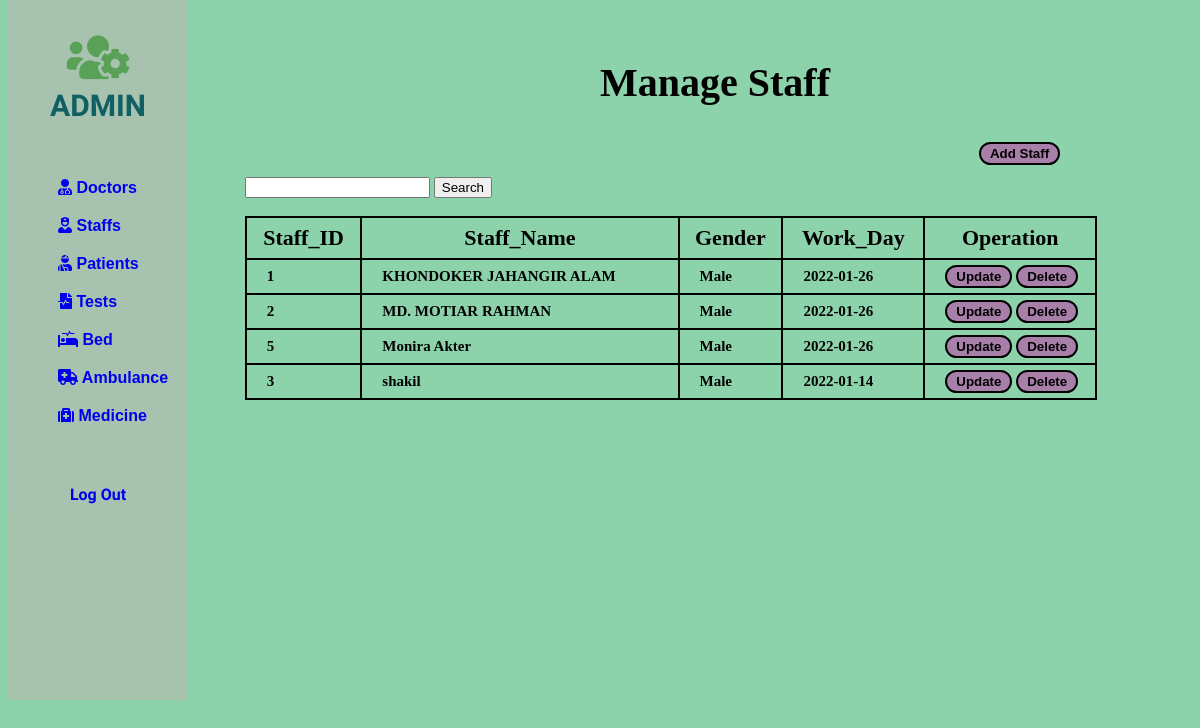
Page /php/staff/search.php on the committed database.
### tables this page shows
CREATE TABLE IF NOT EXISTS `staff` (
  `S_ID` int(11) NOT NULL,
  `S_Name` varchar(225) NOT NULL,
  `Gender` enum('Male','Female','Others') NOT NULL,
  `Work_Day` date NOT NULL,
  `T_ID` int(11) DEFAULT NULL,
  PRIMARY KEY (`S_ID`),
  UNIQUE KEY `S_ID` (`S_ID`)
);

### php/staff/search.php (the view, shortened to what this page needs)
<!DOCTYPE html>
<html lang="en">
<head>
    <link rel="stylesheet" href="https://use.fontawesome.com/releases/v5.15.4/css/all.css">
</head>
<body>
    <div class="slidebar">
        <header>
            <span>
                <i class="fas fa-users-cog"></i><br>
            </span>
            ADMIN
        </header>
        <ul>
            <li>
                <a href="/php/Doctor/doctor.php"><i class="fas fa-user-md"></i> Doctors</a>
            </li>
            <li>
                <a href="/php/staff/staff.php"><i class="fas fa-user-nurse"></i> Staffs</a>
            </li>
            <li>
                <a href="/php/patient/patient.php"><i class="fas fa-user-injured"></i> Patients</a>
            </li>
            <li>
                <a href="/php/test/test.php"><i class="fas fa-file-medical-alt"></i> Tests</a>
            </li>
            <li>
                <a href="/php/bed/bed.php"><i class="fas fa-procedures"></i> Bed</a>
            </li>
            <li>
                <a href="/php/Ambulence/ambulence.php"><i class="fas fa-ambulance"></i> Ambulance</a>
            </li>
            <li>
                <a href="/php/medicine/medicine.php"><i class="fas fa-medkit"></i> Medicine</a>
            </li>
        </ul>
        <div>
            <a style="text-decoration: none;" href="/php/index.php">
                <div class="logout">
                    Log Out
                </div>
            </a>
        </div>
    </div>
    <div class="container">
        <div class="row">
            <div style="margin-left: 50%; margin-top: 5%;">
                <h2>Manage <b>Staff</b></h2>
            </div>
            <div style="margin-left: 82%; margin-top: 3%;">
                <button><a href="/php/staff/add-staff.php">Add Staff</a></button>
            </div>
        </div>
    </div>
    <div class="card-body">
        <div style="margin-left: 20%; margin-top: 1%;">
           <form method="post" action="search.php">
                <input type="text" name="search" required />
                <input type="submit" value="Search" />
            </form>
            <br>
            <table id="dataTable" width="90%" cellspacing="10">
                <thead>
                    <tr>
                        <th> Staff_ID </th>
                        <th> Staff_Name </th>
                        <th> Gender </th>
                        <th> Work_Day </th>
                        <th> Operation </th>
                    </tr>
                </thead>
                <tbody>
                    <?php
                     $search = $_POST['search'];
                    include 'db_conn.php';
                    $sql = "select * from staff where S_ID like '%$search%' OR S_Name like '%$search%'  OR Gender like '%$search%'  OR Work_Day like '%$search%'";
                    $query = mysqli_query($conn, $sql);
                    while ($Patient_data = mysqli_fetch_array($query)) {
                    ?>
                        <tr>
                            <td><b><?php echo $Patient_data['S_ID'];  ?></b></td>
                            <td><?php echo $Patient_data['S_Name'];  ?></td>
                            <td><?php echo $Patient_data['Gender'];  ?></td>
                            <td><?php echo $Patient_data['Work_Day'];  ?></td>
                            <td style="width: 140px;">
                                <button> <a href="/php/staff/add-staff.php?S_ID=<?php echo $Patient_data['S_ID'];  ?>" class="btn btn-success"><b>Update</b></a></button>
                                <button><a href="/php/staff/Delete.php?S_ID=<?php echo $Patient_data['S_ID']; ?>" class="btn btn-danger"><b>Delete</b></a></button>
                            </td>
                        </tr>
                    <?php
                    }
                    ?>
                </tbody>
            </table>
        </div>
    </div>
</body>
</html>

### php/staff/search.php (style rules this page uses)
body { background: rgba(96, 193, 138, 0.722); }
.slidebar { border: 20px; width: 15%; height: 700px; position: fixed; top: 0px; background-color: rgba(195, 179, 179, 0.493); }
.slidebar header { padding: 30px 10px; text-align: center; font-family: 'Mochiy Pop P One', sans-serif; font-size: 30px; font-weight: bolder; color: rgb(16, 95, 98); }
.slidebar header span { font-size: 50px; color: rgb(89, 161, 87); }
.slidebar ul li { list-style: none; padding: 10px; font-family: 'Lucida Sans', 'Lucida Sans Regular', 'Lucida Grande', 'Lucida Sans Unicode', Geneva, Verdana, sans-serif; font-weight: bolder; }
.slidebar ul li a { text-decoration: none; }
table, th, td { border: 1px solid black; border-collapse: collapse; }
h2 { font-size: 40px; }
table { border: 2px solid black; }
th { padding: 7px; border: 2px solid black; font-size: 22px; }
td { border: 2px solid black; padding: 5px 10px 5px 20px; font-size: 15px; font-weight: bolder; }
button { border: solid 2px black; border-radius: 15px; padding: 2px 6px; background-color: rgb(167, 127, 169); }
button a { text-decoration: none; color: black; font-weight: bolder; padding: 2px 3px; }
.logout { text-align: center; margin-top: 50px; font-family: 'Mochiy Pop P One', sans-serif; font-weight: bolder; }

### rows in the picture
staff: S_ID "1", S_Name "KHONDOKER JAHANGIR ALAM", Gender "Male", Work_Day "2022-01-26"
staff: S_ID "2", S_Name "MD. MOTIAR RAHMAN", Gender "Male", Work_Day "2022-01-26"
staff: S_ID "5", S_Name "Monira Akter", Gender "Male", Work_Day "2022-01-26"
staff: S_ID "3", S_Name "shakil", Gender "Male", Work_Day "2022-01-14"
